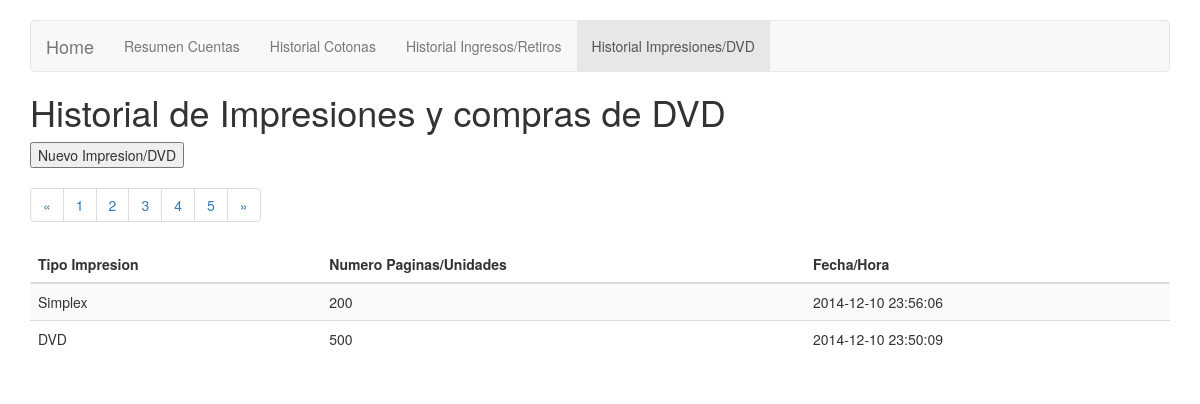
Screenshot of /impresiones (signed in) with the database file from the repository.
### models.py (models this page shows)
class Impresion(peewee.Model):
    tipo_impresion = peewee.CharField()
    numero_paginas = peewee.IntegerField()
    total = peewee.IntegerField()
    date = peewee.DateTimeField()
    class Meta:
        database = database

### home.py (the view)
@app.route('/impresiones', defaults={'impresiones': 1}, methods=['GET', 'POST'])
@app.route('/impresiones/<int:impresiones>', methods=['GET', 'POST'])
def impresio(impresiones):
    if current_user.is_authenticated():
        return render_template('impresiones.html', impresiones=Impresion.select().paginate(impresiones, 10))
    else:
        return redirect(url_for("login"))

### home.py (called while the page is built)
@login_manager.user_loader
def load_user(id):
    try:
        return User.get(id=int(id))
    except User.DoesNotExist:
        return None

### models.py (called while the page is built)
    def is_authenticated(self):
        return True

### templates/impresiones.html (shortened to what this page needs)
<!DOCTYPE html>
<html lang="en">
  <head>
    <link href="{{ url_for('static', filename='css/bootstrap.min.css') }}" rel="stylesheet" media="screen">
    <link href="{{ url_for('static', filename='css/navbar.css') }}" rel="stylesheet">
    <link href="{{ url_for('static', filename='css/main.css') }}" rel="stylesheet" media="screen">
</head>
<body>
  <div class="container">
  <nav class="navbar navbar-default" role="navigation">
  <div class="container-fluid">
    <div class="navbar-header">
      <a class="navbar-brand" href="/">Home</a>
    </div>
    <div class="collapse navbar-collapse" id="bs-example-navbar-collapse-1">
      <ul class="nav navbar-nav">
        <li><a href="/cuentas">Resumen Cuentas</a></li>
        <li><a href="/listacotonas">Historial Cotonas</a></li>
        <li><a href="/ingresosretiros">Historial Ingresos/Retiros</a></li>
        <li class="active"><a href="/impresiones">Historial Impresiones/DVD<span class="sr-only">(current)</span></a></li>
      </ul>
    </div>
  </div>
</nav>
        <h1>Historial de Impresiones y compras de DVD</h1>
        <form action="/nuevaimpresion">
        <input type="submit" value="Nuevo Impresion/DVD">
        </form>
<ul class="pagination">
  <li><a href="#">&laquo;</a></li>
  <li><a href="/impresiones/1">1</a></li>
  <li><a href="/impresiones/2">2</a></li>
  <li><a href="/impresiones/3">3</a></li>
  <li><a href="/impresiones/4">4</a></li>
  <li><a href="/impresiones/5">5</a></li>
  <li><a href="#">&raquo;</a></li>
</ul>
        <div class="table-responsive">
            <table class="table table-striped">
            <thead>
                <tr>
                  <th>Tipo Impresion</th>
                  <th>Numero Paginas/Unidades</th>
                  <th>Fecha/Hora</th>
                </tr>
            </thead>
            <tbody>
            {% for impresion in impresiones[::-1]: %}
            <tr>
                <td>{{ impresion.tipo_impresion }}</td>
                <td>{{ impresion.numero_paginas }}</td>
                <td>{{ impresion.date }}</td>
            </tr>
            {% endfor %}
            </tbody>
            </table>
        </div>
        </div>
</body>
</html>

### static/css/navbar.css (style rules this page uses)
body { padding-top: 20px; padding-bottom: 20px; }
.navbar { margin-bottom: 20px; }

### rows the page displays
Impresion: tipo_impresion "Simplex", numero_paginas "200", date "2014-12-10 23:56:06"
Impresion: tipo_impresion "DVD", numero_paginas "500", date "2014-12-10 23:50:09"
